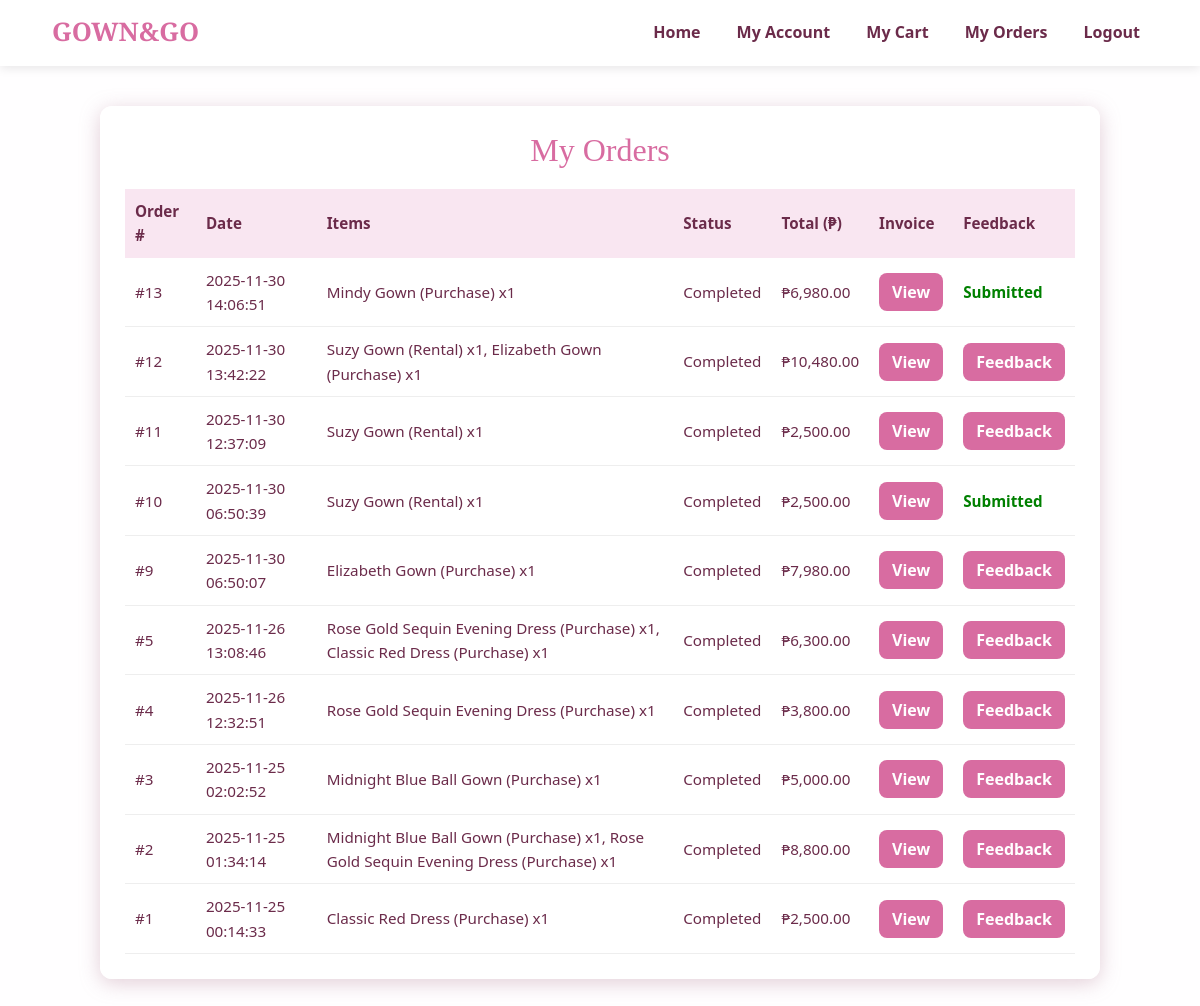
/gown_and_go/orders.php (signed in), run on an earlier commit of the app's database.
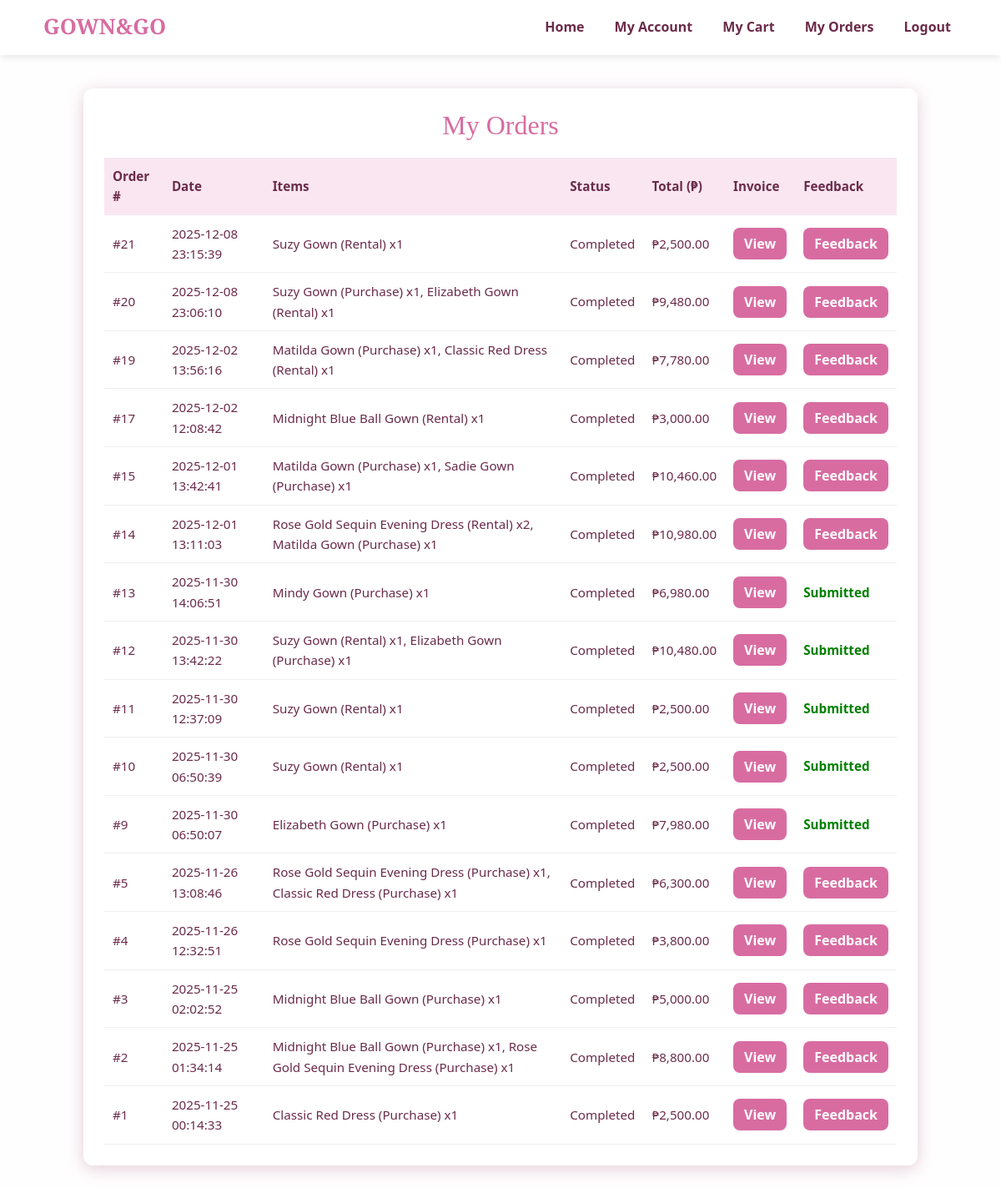
And on a later commit of the database.
### tables this page shows
CREATE TABLE `orders` (
  `order_id` int(11) NOT NULL,
  `user_id` int(11) NOT NULL,
  `order_date` datetime DEFAULT current_timestamp(),
  `order_status` enum('Pending','Confirmed','Completed','Cancelled') NOT NULL DEFAULT 'Pending',
  `order_type` enum('Rental','Purchase') NOT NULL,
  `total_amount` decimal(12,2) NOT NULL DEFAULT 0.00,
  `delivery_address` text DEFAULT NULL
);

### gown_and_go/orders.php (the view, shortened to what this page needs)
<?php
include 'config.php';
$user_id = $_SESSION['user_id'];
$sql = "
    SELECT
        o.order_id,
        o.order_date,
        o.order_status,
        o.total_amount,
        GROUP_CONCAT(
            CONCAT(
                i.name,
                ' (', od.order_type, ') x', od.quantity
            ) SEPARATOR ', '
        ) AS items
    FROM orders o
    JOIN order_details od ON o.order_id = od.order_id
    JOIN items i ON od.item_id = i.item_id
    WHERE o.user_id = ?
    GROUP BY o.order_id
    ORDER BY o.order_date DESC
";
$stmt = $conn->prepare($sql);
$stmt->bind_param("i", $user_id);
$stmt->execute();
$result = $stmt->get_result();
?>
<!DOCTYPE html>
<html lang="en">
<head>
    <link rel="stylesheet" href="https://cdn.jsdelivr.net/npm/bootstrap@5.3.8/dist/css/bootstrap.min.css">
    <link rel="stylesheet" href="inclusion/stylesheet.css">
</head>
<body>
    <?php include 'inclusion/nav.php'; ?>
    <div class="main-container">
    <h2>My Orders</h2>
    <?php if ($result->num_rows === 0): ?>
        <p>You have no orders yet.</p>
    <?php else: ?>
    <table>
        <tr>
            <th>Order #</th>
            <th>Date</th>
            <th>Items</th>
            <th>Status</th>
            <th>Total (₱)</th>
            <th>Invoice</th>
            <th>Feedback</th>
        </tr>
        <?php while ($row = $result->fetch_assoc()): ?>
        <tr>
            <td>#<?php echo $row['order_id']; ?></td>
            <td><?php echo $row['order_date']; ?></td>
            <td><?php echo $row['items']; ?></td>
            <td><?php echo $row['order_status']; ?></td>
            <td>₱<?php echo number_format($row['total_amount'], 2); ?></td>
            <td>
                <a class="btn" href="invoice.php?order_id=<?php echo $row['order_id']; ?>">View</a>
            </td>
            <td>
                <?php
                if ($row['order_status'] === "Completed") {
                    $check_fb = $conn->prepare("SELECT feedback_id FROM feedback WHERE order_id = ?");
                    $check_fb->bind_param("i", $row['order_id']);
                    $check_fb->execute();
                    $fb_res = $check_fb->get_result();
                    if ($fb_res->num_rows === 0) {
                        echo '<a class="btn" href="feedback.php?order_id=' . $row['order_id'] . '">Feedback</a>';
                    } else {
                        echo '<span style="color:green; font-weight:bold;">Submitted</span>';
                    }
                } else {
                    echo '<span style="color:#888;">Unavailable</span>';
                }
                ?>
            </td>
        </tr>
        <?php endwhile; ?>
    </table>
    <?php endif; ?>
    </div>
</body>
</html>

What changed in the data, as far as the page shows it:
added orders: order_id "21", order_date "2025-12-08 23:15:39", items "Suzy Gown (Rental) x1", order_status "Completed", total_amount "2,500.00"
added orders: order_id "20", order_date "2025-12-08 23:06:10", items "Suzy Gown (Purchase) x1, Elizabeth Gown (Rental) x1", order_status "Completed", total_amount "9,480.00"
added orders: order_id "19", order_date "2025-12-02 13:56:16", items "Matilda Gown (Purchase) x1, Classic Red Dress (Rental) x1", order_status "Completed", total_amount "7,780.00"
added orders: order_id "17", order_date "2025-12-02 12:08:42", items "Midnight Blue Ball Gown (Rental) x1", order_status "Completed", total_amount "3,000.00"
added orders: order_id "15", order_date "2025-12-01 13:42:41", items "Matilda Gown (Purchase) x1, Sadie Gown (Purchase) x1", order_status "Completed", total_amount "10,460.00"
added orders: order_id "14", order_date "2025-12-01 13:11:03", items "Rose Gold Sequin Evening Dress (Rental) x2, Matilda Gown (Purchase) x1", order_status "Completed", total_amount "10,980.00"
computed for orders id 12: text "Feedback" → "Submitted"
computed for orders id 11: text "Feedback" → "Submitted"
computed for orders id 9: text "Feedback" → "Submitted"
